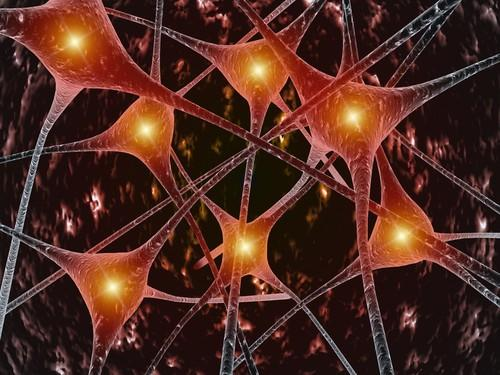
#> input picture neuron.jpg, 500 x 375 px
$ python Project3.py
#> lines starting #> are read from the running program, lines starting #| are printed output that depends on the picture; after the words box and inside, x2 and y2 are one past the last pixel; in counts of white or black regions, pixels touching at a corner belong together
### displayImage.py
import cv2
import matplotlib as mp
import matplotlib.pyplot as plt
import skimage
from skimage import img_as_ubyte

def displayImage(filename, cmap, title=None):
    plt.figure()
    plt.imshow(filename, cmap=cmap)
    if title is not None:
        plt.title(title)
    print("Press any button to continue...")
    plt.waitforbuttonpress()

### Project3.py
# -*- coding: utf-8 -*-
"""
Created on Sat Feb 10 12:56:11 2018

@author: Jarid
"""
import numpy as np
import cv2
import matplotlib as mp
import matplotlib.pyplot as plt
import skimage
from skimage import img_as_ubyte
from displayImage import displayImage

#Importing image as grayscale and convert to unit8 or cv2.threshold won't work
img1 = cv2.imread("neuron.jpg", 0);
#> img1: shape (375, 500); min 0, max 255, mean 52.7
img1 = img1.astype(np.uint8);

img2 = cv2.imread("Blood-cells_12.Red-blood-ce.jpg", 0);
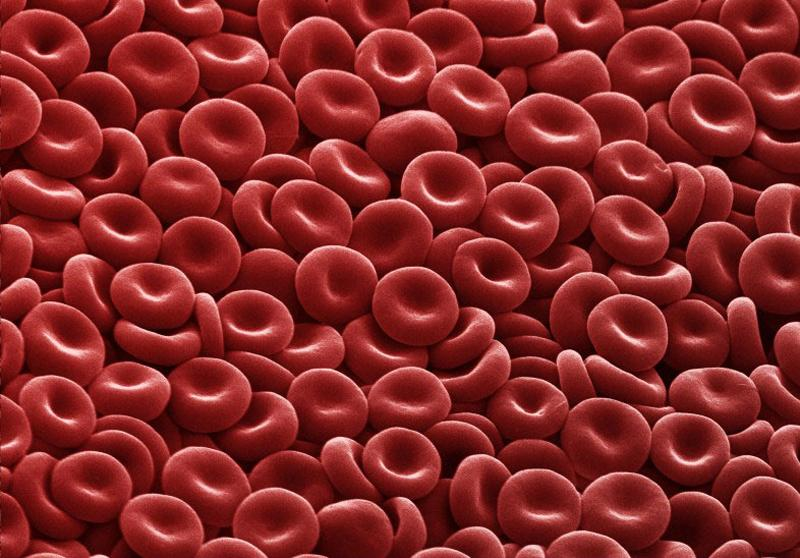
#> input picture Blood-cells_12.Red-blood-ce.jpg, 800 x 558 px
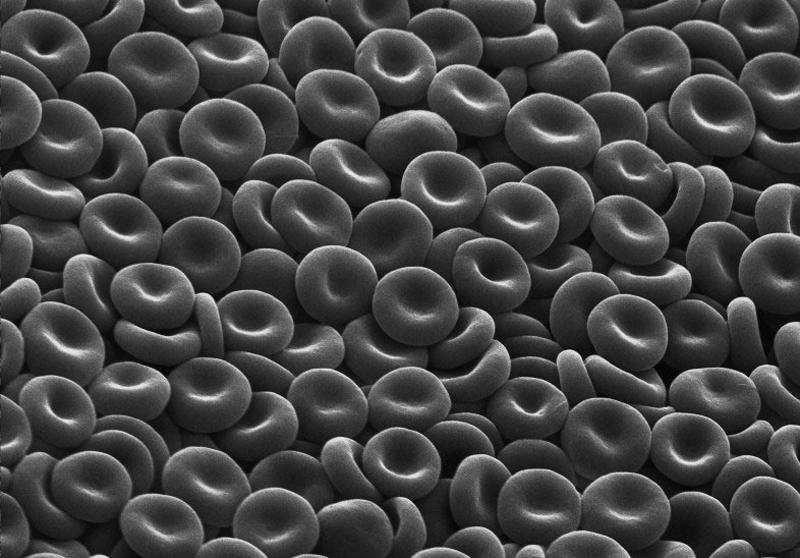
#> img2: shape (558, 800); min 0, max 244, mean 67.2
img2 = img2.astype(np.uint8);

#Displaying Binary images
displayImage(img1, 'brg', 'Before Binary Conversion')
displayImage(img2, 'brg', 'Before Binary Conversion')


#Converting to binary images
ret1,BW_img1 = cv2.threshold(img1,0,255,cv2.THRESH_BINARY_INV+cv2.THRESH_OTSU);
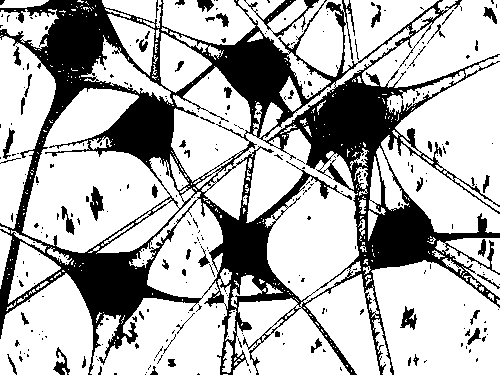
#> BW_img1: shape (375, 500); 71% white; 310 black regions (255 under 20 px), largest, box (x1, y1, x2, y2) and area: (0, 0, 500, 375) 49433, (244, 0, 319, 37) 503, (90, 186, 104, 221) 261
#> ret1 = 71
#ret2,BW_img2 = cv2.threshold(img2,0,255,cv2.THRESH_BINARY_INV+cv2.THRESH_OTSU);
BW_img2 = cv2.adaptiveThreshold(img2, 255, cv2.ADAPTIVE_THRESH_MEAN_C, cv2.THRESH_BINARY, 11, 2);
#> BW_img2: shape (558, 800); 47.9% white; 2585 white regions (2241 under 20 px), largest, box (x1, y1, x2, y2) and area: (160, 216, 460, 346) 9703, (362, 307, 652, 480) 9566, (441, 454, 696, 558) 6452

#Displaying Binary images
displayImage(BW_img1, 'gray', 'After converting to Binary')
displayImage(BW_img2, 'gray', 'After converting to Binary')


##Noise reduction
#BW_img1 = cv2.fastNlMeansDenoising(BW_img1, BW_img1, 7, 21, 30);
#plt.figure();
#plt.imshow(BW_img1, cmap='gray');
#plt.show();

#Perform closing on both images
kernelClose1 = np.ones((9, 9), np.uint8);
kernelClose2 = np.ones((3, 3), np.uint8);
closing1 = cv2.morphologyEx(BW_img1, cv2.MORPH_CLOSE, kernelClose1);
#> closing1: shape (375, 500); 86.5% white; 13 black regions, largest, box (x1, y1, x2, y2) and area: (308, 82, 391, 165) 4451, (69, 252, 152, 315) 3930, (217, 39, 290, 105) 3418
closing2 = cv2.morphologyEx(BW_img2, cv2.MORPH_CLOSE, kernelClose2);
#> closing2: shape (558, 800); 61.4% white; 1440 black regions (788 under 20 px), largest, box (x1, y1, x2, y2) and area: (0, 201, 800, 558) 32359, (0, 0, 681, 219) 16068, (509, 198, 800, 435) 11078

#Display after closing
displayImage(closing1, 'gray', 'After Closing')
displayImage(closing2, 'gray', 'After Closing')

#Opening Image2 and Display
kernelOpen2 = np.ones((3, 3), np.uint8)
opening2 = cv2.morphologyEx(closing2, cv2.MORPH_OPEN, kernelOpen2);
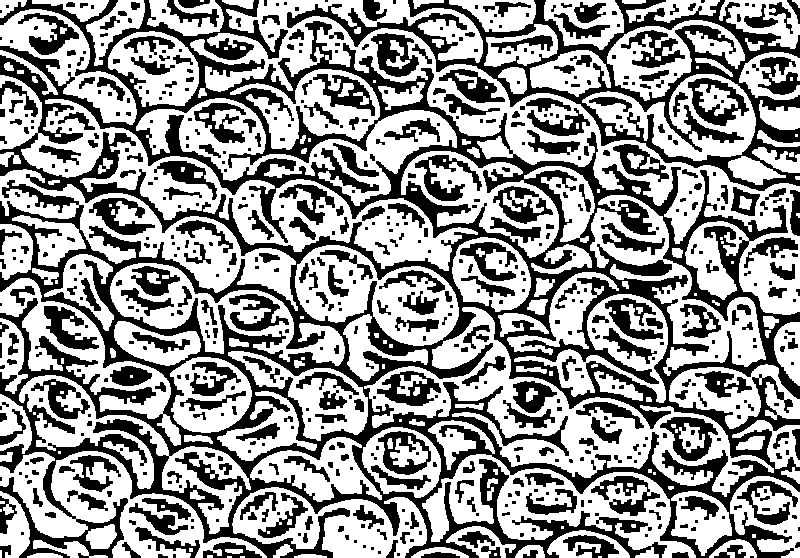
#> opening2: shape (558, 800); 58.9% white; 656 black regions (330 under 20 px)
displayImage(opening2, 'gray', 'After Closing')

#Drawing Contours for image2
contours2, hierarchy2 = cv2.findContours(closing2,cv2.RETR_TREE,cv2.CHAIN_APPROX_SIMPLE);
#> contours2 = 1760 contours, 830 with area under 20; largest, box (x1, y1, x2, y2) and area: (0, 0, 800, 499) 205516, (0, 375, 427, 558) 32944, (250, 427, 800, 558) 27334, (0, 254, 318, 461) 18666, (110, 263, 345, 366) 9787
img2_contours = cv2.drawContours(opening2, contours2, -1, (0, 255, 0), 1);
#> img2_contours: shape (558, 800); 44.1% white; 272 white regions (114 under 20 px), largest, box (x1, y1, x2, y2) and area: (190, 1, 799, 314) 19752, (21, 99, 478, 271) 12617, (364, 308, 773, 497) 12521
#img2_contours = cv2.bitwise_not(img2_contours);
displayImage(img2_contours, 'gray', 'drawing contours')

#Opening Image2 and Display
kernelOpen2 = np.ones((3, 3), np.uint8)
opening2 = cv2.morphologyEx(img2_contours, cv2.MORPH_OPEN, kernelOpen2);
#> opening2: shape (558, 800); 40.5% white; 770 white regions (206 under 20 px), largest, box (x1, y1, x2, y2) and area: (451, 341, 651, 477) 6561, (428, 65, 600, 166) 3632, (81, 201, 240, 292) 3443
opening2 = cv2.bitwise_not(opening2);
displayImage(opening2, 'gray', 'After Opening')

kernelOpen2 = np.ones((5, 5), np.uint8)
opening2 = cv2.morphologyEx(opening2, cv2.MORPH_OPEN, kernelOpen2)
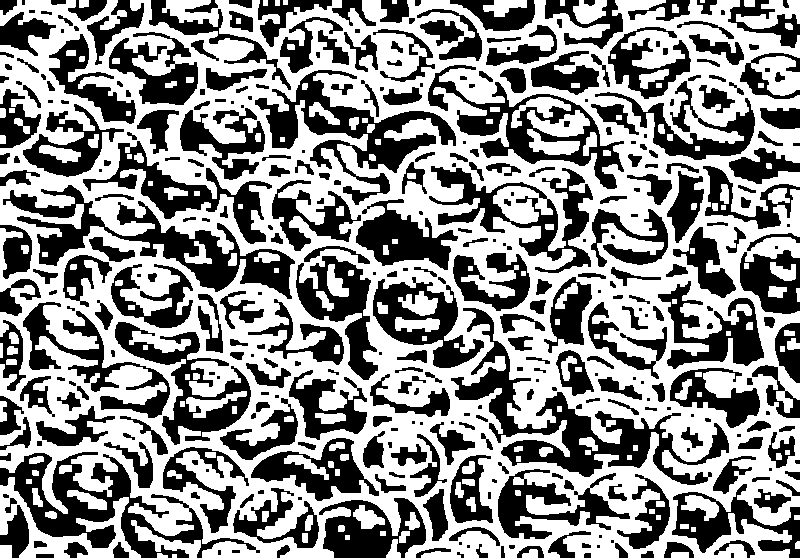
#> opening2: shape (558, 800); 55.6% white; 373 black regions (68 under 20 px)
displayImage(opening2, 'gray', 'After Opening')

#Drawing more contours
contours2, hierarchy2 = cv2.findContours(opening2,cv2.RETR_TREE,cv2.CHAIN_APPROX_SIMPLE);
#> contours2 = 513 contours, 77 with area under 20; largest, box (x1, y1, x2, y2) and area: (0, 0, 800, 558) 387082, (450, 307, 730, 486) 10939, (2, 184, 296, 300) 9520, (427, 64, 625, 190) 8802, (254, 69, 457, 206) 8576
img2_contours = cv2.drawContours(opening2, contours2, -1, (0, 255, 0), 1);
#> img2_contours: shape (558, 800); 43.4% white; 200 white regions (80 under 20 px), largest, box (x1, y1, x2, y2) and area: (1, 1, 799, 557) 172725, (1, 478, 140, 557) 2377, (752, 57, 799, 95) 990
displayImage(img2_contours, 'gray', 'drawing contours')

#Counting connected components
nlabels1, labels1, stats1, centroids1 = cv2.connectedComponentsWithStats(closing1);
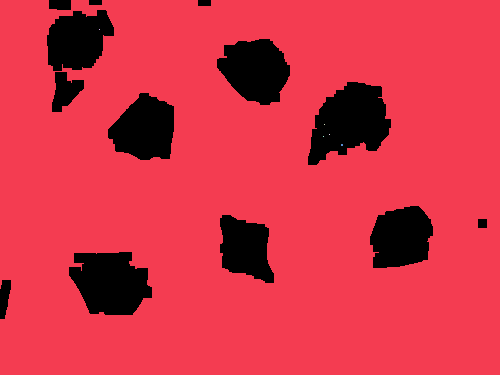
#> labels1: shape (375, 500) int32; 7 distinct labels, from 0 to 6; one colour per label, 0 black
#> nlabels1 = 7; stats1 = [[0, 0, 487, 319, 25230], [0, 0, 500, 375, 162262], [99, 29, 1, 1, 1], [324, 124, 1, 1, 1], [329, 134, 1, 1, 1], [323, 136, 1, 1, 1], [341, 144, 2, 2, 4]]; centroids1 = [[220.2, 157.8], [254, 191.5], [99, 29], [324, 124], [329, 134], [323, 136], [341.5, 144.5]]
nlabels2, labels2, stats2, centroids2 = cv2.connectedComponentsWithStats(opening2);
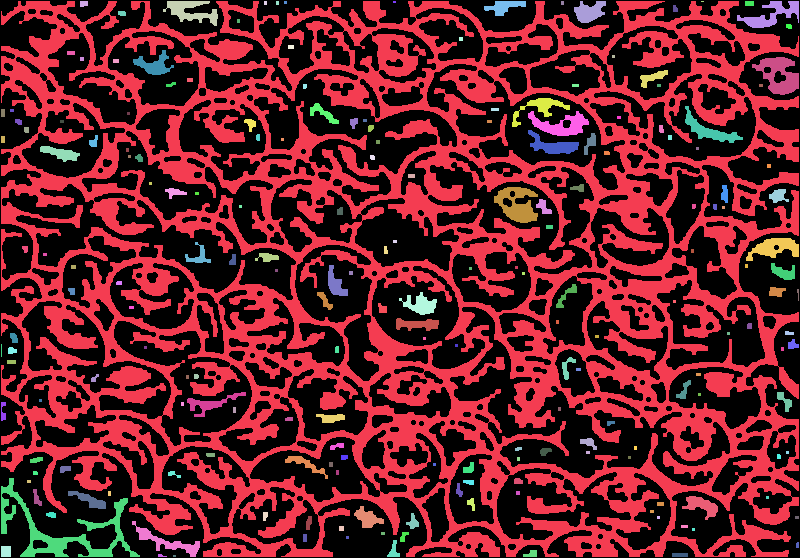
#> labels2: shape (558, 800) int32; 201 distinct labels, from 0 to 200; one colour per label, 0 black
#> nlabels2 = 201; stats2 = 201 rows, first 6: [0, 0, 800, 558, 252832], [1, 1, 798, 556, 172725], [80, 1, 8, 6, 44], [163, 1, 55, 25, 663], [264, 1, 3, 4, 12], [276, 1, 3, 4, 12]; centroids2 = 201 pairs, first value 1 to 797.8, second value 1 to 555.5

#Printing results
print ("Number of objects for neurons.jpg: " + str(nlabels1));
#| Number of objects for neurons.jpg: 7
for x in range(len(centroids1)):
    #print ("Center of component" + str(x) + ": " + str(centroids1[x]));
    a = 1
#> this loop made 7 passes

print ("Number of objects for Red-bloodcells.jpg: " + str(nlabels2));
#| Number of objects for Red-bloodcells.jpg: 201
for x in range(len(centroids2)):
    #print ("Center of component" + str(x) + ": " + str(centroids2[x]));
    a = 1
